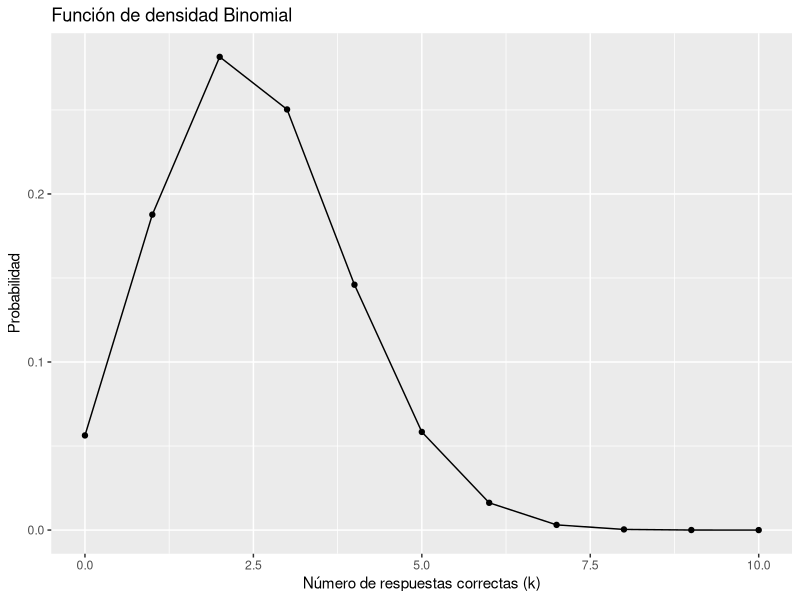
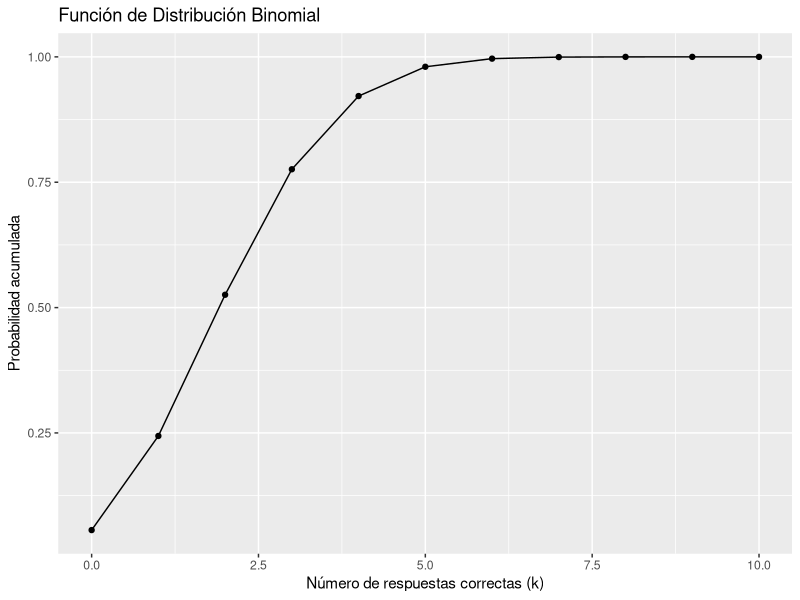
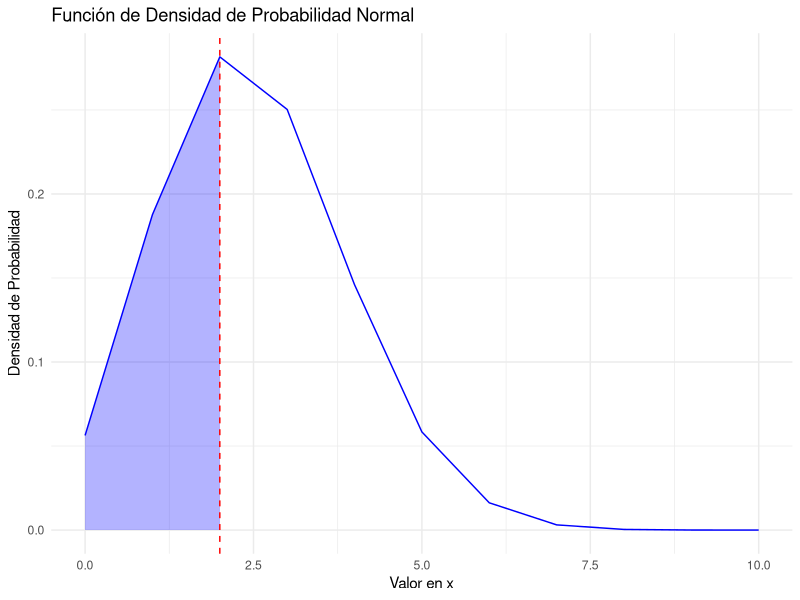
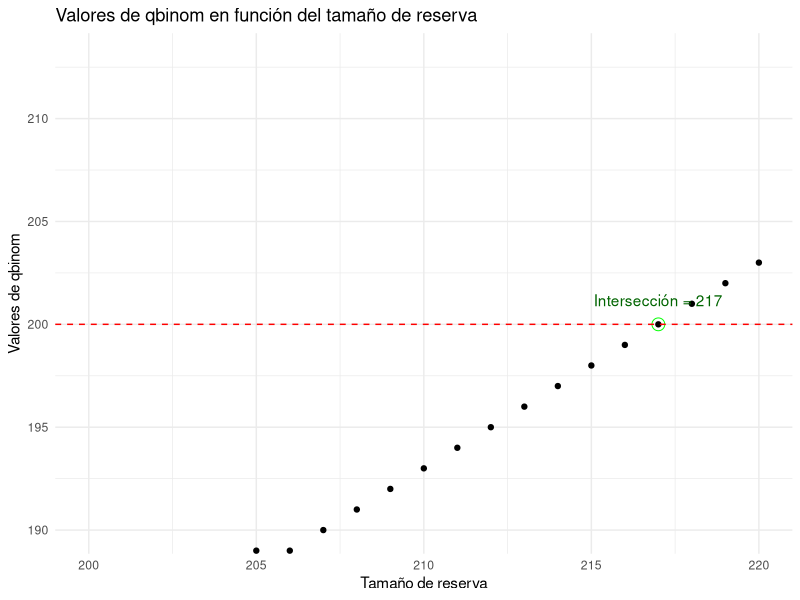

Reproduce these figures in R, in order.
## ---- chunk 1
# Es una distribución binomial con variable aleatoria "Número de respuestas correctas"
# Pero para hacer el calculo general necesito estudiar la variable aleatoria "puntaje total" siendo esta: X = k - (1/4) * (10 - k) donde k es el numero de rtas correctas. 
## ---- chunk 2
library(ggplot2)
n <- 10
p <- 1/4
k_values <- 0:n
binom_probs <- dbinom(k_values, size = n, prob = p)
binom_data <- data.frame(k_values, binom_probs)
ggplot(binom_data, aes(x = k_values, y = binom_probs)) +
  geom_point() +
  geom_line() +
  labs(title = "Función de densidad Binomial",
       x = "Número de respuestas correctas (k)",
       y = "Probabilidad")

binom_cdf <- pbinom(k_values, size = n, prob = p)
binom_cdf_data <- data.frame(k_values, binom_cdf)
ggplot(binom_cdf_data, aes(x = k_values, y = binom_cdf)) +
  geom_point() +
  geom_line() +
  labs(title = "Función de Distribución Binomial",
       x = "Número de respuestas correctas (k)",
       y = "Probabilidad acumulada")
## ---- chunk 3
dbinom(3, size = n, prob = p)
## ---- chunk 4
# asumo que se aprueba con 4
# para aprobar necesito tener 4 puntos en total 
# resuelvo esta ecuación 4 = k - (1/4) * (10 - k) => necesito 6 resp correctas aprox
pbinom(6, size = n, prob = p, lower.tail = FALSE)
## ---- chunk 5
library(dplyr)
data <- data.frame(aciertos = 1:10, prob = dbinom(1:10, size = n, prob = p))
data %>% filter(prob == max(prob))
## ---- chunk 6
library(dplyr)
library(ggplot2)
prob = 0.25

plot_function_densidad <- function(quantil) {
  quantil_r <- qbinom(p = quantil, size = 10, prob = prob)
valores_x <- 0:10
densidad_probabilidad <- dbinom(valores_x,  size = 10, prob = prob)
df <- data.frame(valores_x, densidad_probabilidad)
df_fill <- df %>%
  filter(valores_x <= quantil_r)
ggplot() +
  geom_line(data = df, aes(x = valores_x, y = densidad_probabilidad), color = "blue") +
  geom_area(data = df_fill, aes(x = valores_x, y = densidad_probabilidad), fill = "blue", alpha = 0.3) +
  geom_vline(aes(xintercept = quantil_r), color = "red", linetype = "dashed") +
  labs(
    title = "Función de Densidad de Probabilidad Normal",
    x = "Valor en x",
    y = "Densidad de Probabilidad"
  ) +
  theme_minimal()
}
plot_function_densidad(0.5)
## ---- chunk 7
qbinom(p = 1/3, size = 10, prob = 0.25)
## ---- chunk 8
pbinom(8, 10, 0.4)
pbinom(5, 10, 0.4) - pbinom(2, 10, 0.4)
pbinom(7, 10, 0.4, lower.tail = FALSE)
## ---- chunk 9
1 - pbinom(0, 4, 0.1) # al menos 1 cigarrillo. 
## ---- chunk 10
20/0.1
## ---- chunk 11
# cantidad de temas
## ---- chunk 12
n <- 100   # número de elementos en la población
m <- 60    # número de elementos en la población que tienen la característica de interés
k <- 2     # número de elementos que se extraen de la población
# Calculamos la probabilidad de que se elija al menos uno de los temas que preparó
1 - phyper(0, m, n-m, k)
## ---- chunk 13
phyper(1, m, n-m, k, lower.tail = FALSE)
## ---- chunk 14
phyper(1, 80, n-80, k, lower.tail = FALSE)
## ---- chunk 15
#λ = (1 cliente / 3 minutos) * 5 minutos = 5/3 ≈ 1.67 clientes en 5 minutos
1 - ppois(5, lambda = 1.67)
## ---- chunk 16
#λ = (1 cliente / 3 minutos) * 30 minutos = 30/3 ≈ 10 clientes en 30 minutos
## ---- chunk 17
library(ggplot2)

reservas <- 200:220
valores_qbinom <- qbinom(0.97, size = reservas, 0.95, lower.tail = FALSE)
data <- data.frame(Reservas = reservas, Qbinom = valores_qbinom)
interseccion <- data[data$Qbinom >= 200,][1,]

ggplot(data, aes(x = Reservas, y = Qbinom)) +
  geom_point() +
  geom_point(data = interseccion, aes(x = Reservas, y = Qbinom), color = "green", size = 4, shape = 21) +
  geom_hline(yintercept = 200, linetype = "dashed", color = "red") +
  annotate("text", x = interseccion$Reservas, y = interseccion$Qbinom, label = paste("Intersección =", interseccion$Reservas), vjust = -1.5, color = "darkgreen") +
  theme_minimal() +
  labs(title = "Valores de qbinom en función del tamaño de reserva",
       x = "Tamaño de reserva",
       y = "Valores de qbinom") +
  coord_cartesian(ylim = c(190, max(valores_qbinom) + 10))

## ---- chunk 18
dpois(0, 3)
## ---- chunk 19
ppois(6, 6) - ppois(1, 6)
